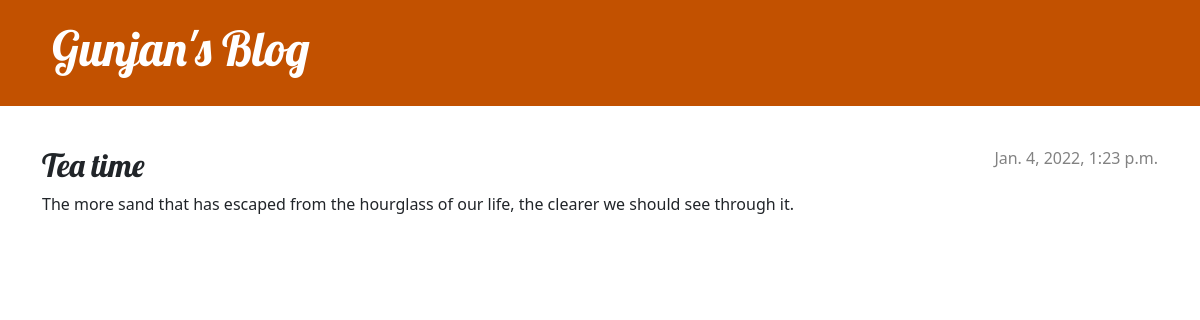
The page /post/8/ on the database its author committed.
### blog/models.py (models this page shows, shortened)
class PostBlog(models.Model):
    author = models.ForeignKey(settings.AUTH_USER_MODEL, on_delete=models.CASCADE)
    title = models.CharField(max_length=200)
    text = models.TextField()
    created_date = models.DateTimeField(default=timezone.now)
    published_date = models.DateTimeField(blank=True, null=True)

### blog/views.py (the view)
# urls.py: path('post/<int:pk>/', views.post_detail, name='post_detail'),
def post_detail(request,pk):
    post = get_object_or_404(PostBlog, pk=pk)
    return render(request, 'blog/post_detail.html', {'post': post})

### blog/templates/blog/post_detail.html (shortened to what this page needs)
{% extends 'blog/base.html' %}
{% block content %}
    <article class="post">
        {% if post.published_date %}
            <time class="date">
                {{ post.published_date }}
            </time>
        {% endif %}
        <h2>{{ post.title }}</h2>
        <p>{{ post.text|linebreaksbr }}</p>
    </article>
{% endblock %}

### blog/static/css/blog.css (style rules this page uses)
h1, h2, h3, h4 { font-family: 'Lobster', cursive; }
.date { color: #828282; }
.post { margin-bottom: 70px; }
.post > .date, .post > .actions { float: right; }

### rows shown on the page
PostBlog: published_date "Jan. 4, 2022, 1:23 p.m.", title "Tea time", text "The more sand that has escaped from the hourglass of our life, the clearer we should see through it."
